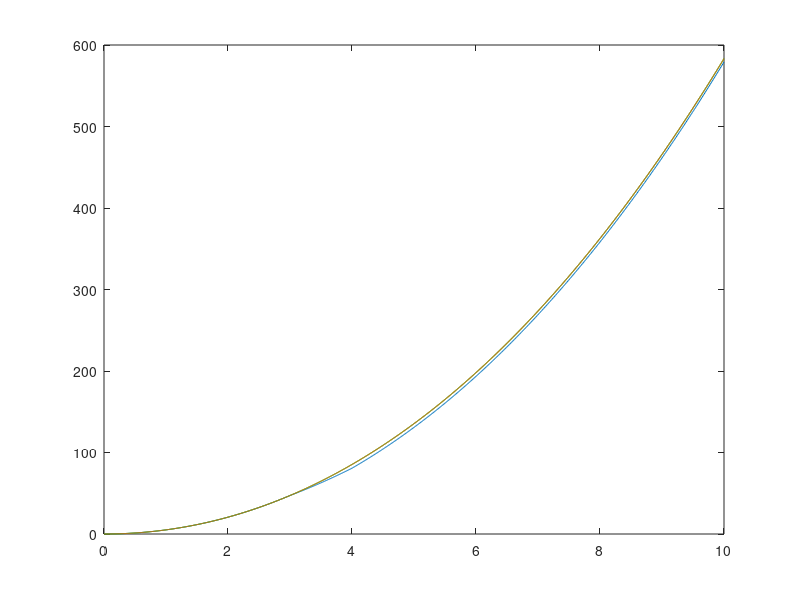

Here is the MATLAB script that generated this plot:
tfint = tf([1], [1 0 0]);
tfacc = tf([1],[1 0.07 0.005]);
tfgps = tf([0.07 0.005],[1 0.07 0.005]);

t = 0:0.01:10;
w = 1:10;
Am = 0.5;
Sig = Am * t + 10;
acc = Sig + 0.2 * sin(2*pi*50*t);
gps = Am/6 * t.^3 + 10/2* t.^2 + 0.2 * sin(2*pi*5*t);
tr = Am/6 * t.^3 + 10/2* t.^2;
for i=300:400
    gps(i) = 0;
end
res = lsim(tfacc, acc, t) + lsim(tfgps, gps, t);
plot(t, res, t, lsim(tfint, Sig, t), "green", t, tr)
% plot(t, tr-res')